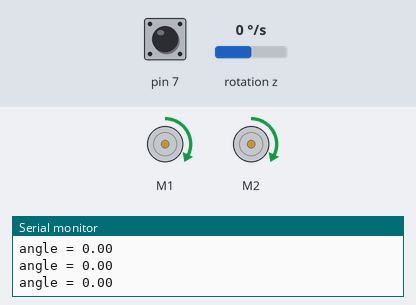
Recording of a sketch running on a simulated Arduino Uno, built with avr-gcc and run on an emulated ATmega328P. On the bench: 2 × DC motor (green arrow = forward, orange = backward, longer = faster), the last lines printed to the serial monitor. Wiring (inferred from the names in the program): MPU-6050 motion sensor at I2C address 0x68. The inputs (shaded band) are chosen by the test bench; at power-on: rotation z 0 °/s, pin 7 HIGH.

Above: at 2.3 s.
2.4 s: rotation z set to 12 °/s
At 4.4 s:
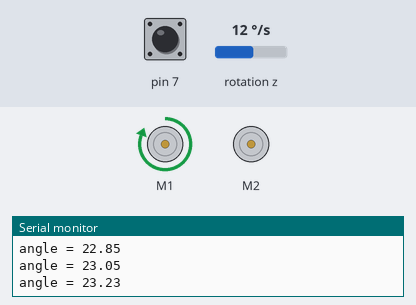
5.4 s: rotation z set to -100 °/s
At 7.1 s:
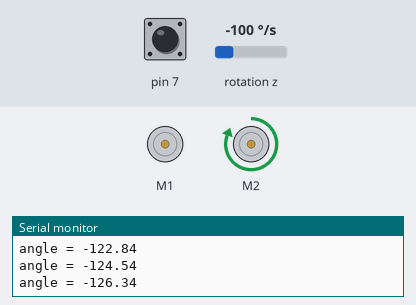
7.4 s: pin 7 pulled LOW for 3.2 s
At 7.9 s:
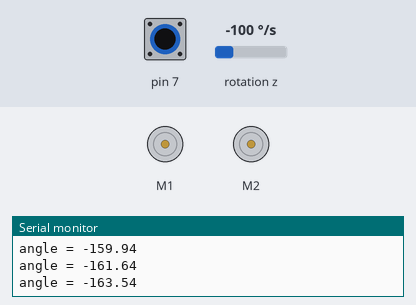
12.2 s: pin 7 pulled LOW for 0.15 s
At 14.3 s:
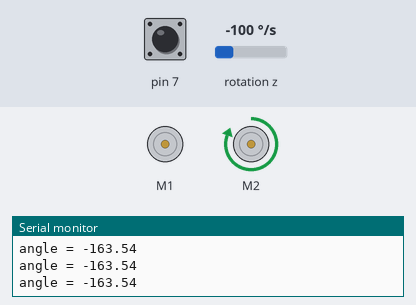
Timing chart, 0 to 15.8 s (numbered marks = the images above; inputs shaded):
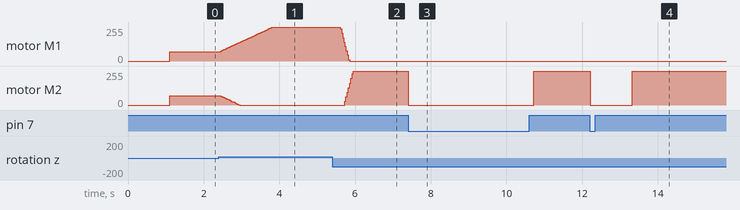

The sketch:

gyroTestingWMotor.ino
```cpp
//Drive Straight w/Gyro (MPU-6050)
#include <Wire.h>
#include <Adafruit_MotorShield.h>

const int MPU_addr = 0x68; // I2C address of the MPU-6050
int16_t GyZ;
float elapsedTime, currentTime, previousTime, angle = 0, target_angle, offset = 0;

//target speed to go straight.
int target_speed = 70;

Adafruit_MotorShield AFMS = Adafruit_MotorShield(0x61); // our shield's address
Adafruit_DCMotor *rightMotor = AFMS.getMotor(2);
Adafruit_DCMotor *leftMotor = AFMS.getMotor(1);

void setup()
{
  //I2C com with gyro
  Wire.begin();
  Wire.beginTransmission(MPU_addr);
  Wire.write(0x6B); // PWR_MGMT_1 register
  Wire.write(0);    // set to zero (wakes up the MPU-6050)
  Wire.endTransmission(true);
  Serial.begin(9600);

  //button
  pinMode(7, INPUT_PULLUP);

  //setup motors
  AFMS.begin();

  leftMotor->setSpeed(0);
  leftMotor->run(FORWARD);
  leftMotor->run(RELEASE);

  rightMotor->setSpeed(0);
  rightMotor->run(FORWARD);
  rightMotor->run(RELEASE);

  //calibrate offset
  offset = calibrate();
}

//calibrate by taking 1000 measurements and averaging them. Then, we will subtract that value from our measurements later.
float calibrate()
{
  leftMotor->run(RELEASE);
  rightMotor->run(RELEASE);
  delay(500);
  float GyZ_avg = 0;
  for (int x = 0; x < 1000; x++)
  {
    Wire.beginTransmission(MPU_addr);
    Wire.write(0x47); // starting with register 0x47 (GYRO_ZOUT_H)
    Wire.endTransmission(false);
    Wire.requestFrom(MPU_addr, 2, true);            // request a total of 2 registers
    GyZ = (Wire.read() << 8 | Wire.read()) / 131.0; // 0x47 (GYRO_ZOUT_H) & 0x48 (GYRO_ZOUT_L)
    GyZ_avg = GyZ + GyZ_avg;
  }
  GyZ_avg = GyZ_avg / 1000.0;
  return GyZ_avg;
}

void loop()
{

  //wait for calibrate button
  if (digitalRead(7) == 0)
  {
    offset = calibrate();
  }

  previousTime = currentTime;                        // Previous time is stored before the actual time read
  currentTime = millis();                            // Current time actual time read
  elapsedTime = (currentTime - previousTime) / 1000; // Divide by 1000 to get seconds

  //Start I2C transmission with gyro
  Wire.beginTransmission(MPU_addr);
  Wire.write(0x47); // starting with register 0x47 (GYRO_ZOUT)
  Wire.endTransmission(false);
  Wire.requestFrom(MPU_addr, 2, true);            // request a total of 2 registers
  GyZ = (Wire.read() << 8 | Wire.read()) / 131.0; // 0x47 (GYRO_ZOUT_H) & 0x48 (GYRO_ZOUT_L) (16 bit number stored in 2 8 bit registers)
  //subtract offset
  GyZ = GyZ - offset;
  //convert from rad/s to rad
  angle = angle + GyZ * elapsedTime;
  Serial.print("angle = ");
  Serial.println(angle);

  //turned to the left, we'll increase power to left wheel to compensate (and drop power to right)
  if (angle > 0)
  {
    //change constant based on what power step size works for your motor.
    int cop_speed = 11 * angle;

    //combine target speed with the speed to compensate for angle
    int total_speed = cop_speed + target_speed;
    //make sure speed is 255 and less.
    if (total_speed > 255)
    {
      total_speed = 255;
    }
    leftMotor->setSpeed(total_speed);
    leftMotor->run(FORWARD);

    total_speed = target_speed - cop_speed;
    if (total_speed < 0)
    {
      total_speed = 0;
    }
    rightMotor->setSpeed(total_speed);
    rightMotor->run(FORWARD);
  }

  //vice versa
  else
  {
    int cop_speed = -11 * angle;
    int total_speed = cop_speed + target_speed;
    if (total_speed > 255)
    {
      total_speed = 255;
    }
    rightMotor->setSpeed(total_speed);
    rightMotor->run(FORWARD);

    total_speed = target_speed - cop_speed;
    if (total_speed < 0)
    {
      total_speed = 0;
    }
    leftMotor->setSpeed(total_speed);
    leftMotor->run(FORWARD);
  }
}
```

Measured:
- after the input at 2.4 s, motor M1: moves from forward 70/255 to forward 255/255 over 1.4 s, starting at once; motor M2: moves from forward 70/255 to stopped over 0.52 s, starting at once
- after the input at 5.4 s, motor M1: moves from forward 255/255 to stopped over 0.24 s, starting after 0.21 s; motor M2: stopped → forward 255/255 after 0.33 s
- after the input at 7.4 s, motor M2: forward 255/255 → stopped at once, → forward 255/255 3.3 s later
- after the input at 12.2 s, motor M2: forward 255/255 → stopped at once, → forward 255/255 1.1 s later
